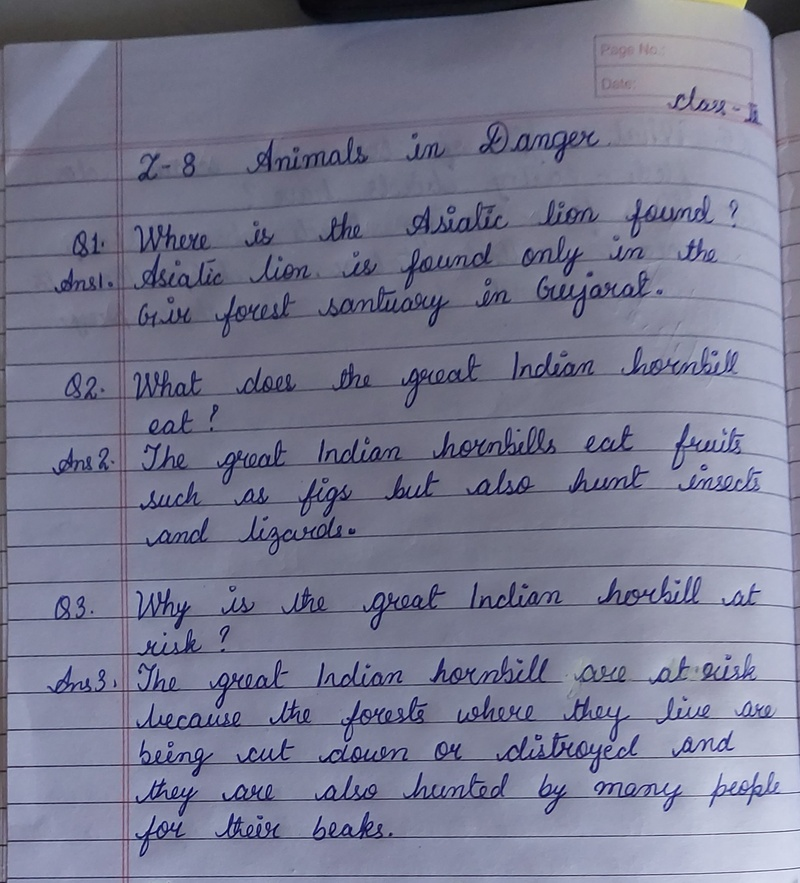
#> input picture backend/test_sheet.jpg, 800 x 883 px, shrunk from 2032 x 2243 before the run
$ python -i preprocessor.py   (imports and definitions only)
#> lines starting #> are read from the running program, lines starting #| are printed output that depends on the picture
import cv2
import numpy as np
from pathlib import Path


def preprocess_image(image_path: str) -> np.ndarray:
#> called with image_path = '../test_sheet.jpg'
    img = cv2.imread(image_path)
#> img is the input picture: shape (883, 800, 3); mean B, G, R 144.4, 121.8, 120.3
    gray = cv2.cvtColor(img, cv2.COLOR_BGR2GRAY)
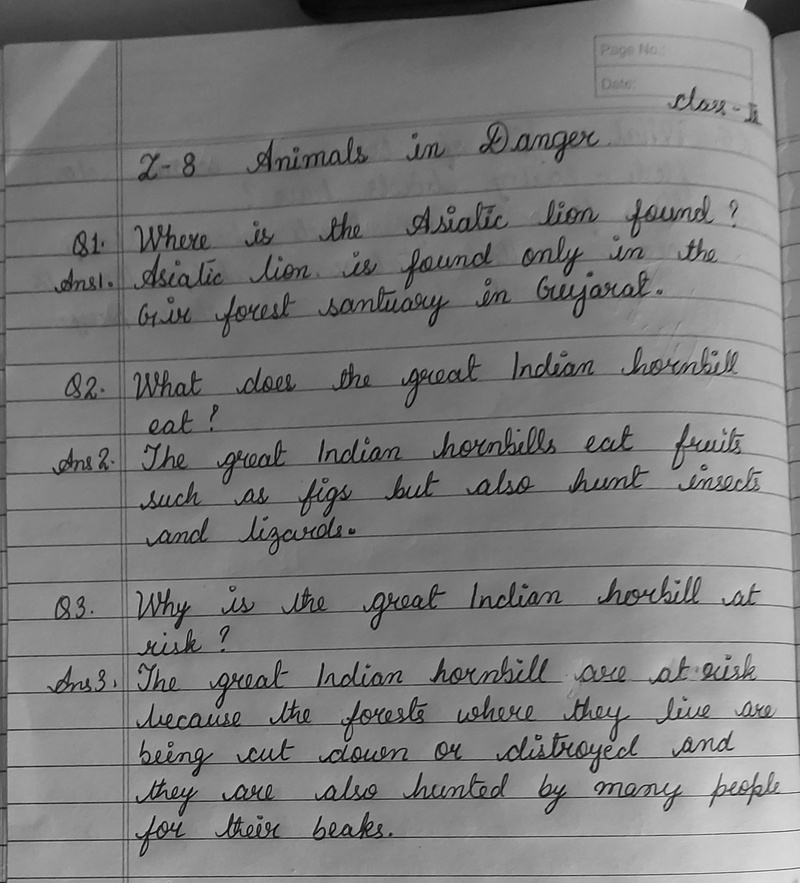
#> gray: shape (883, 800); min 1, max 243, mean 123.9
    denoised = cv2.fastNlMeansDenoising(gray, h=10)
    coords = np.column_stack(np.where(denoised > 0))
#> coords = 706400 pairs, first value 0 to 882, second value 0 to 799
    angle = cv2.minAreaRect(coords)[-1]
#> angle = -90
    if angle < -45:
        angle = 90 + angle
#> angle = 0
    if abs(angle) > 0.5:
        (h, w) = denoised.shape
        center = (w // 2, h // 2)
        M = cv2.getRotationMatrix2D(center, angle, 1.0)
        denoised = cv2.warpAffine(
            denoised, M, (w, h),
            flags=cv2.INTER_CUBIC,
            borderMode=cv2.BORDER_REPLICATE
        )
    thresh = cv2.adaptiveThreshold(
        denoised, 255,
        cv2.ADAPTIVE_THRESH_GAUSSIAN_C,
        cv2.THRESH_BINARY, 11, 2
    )
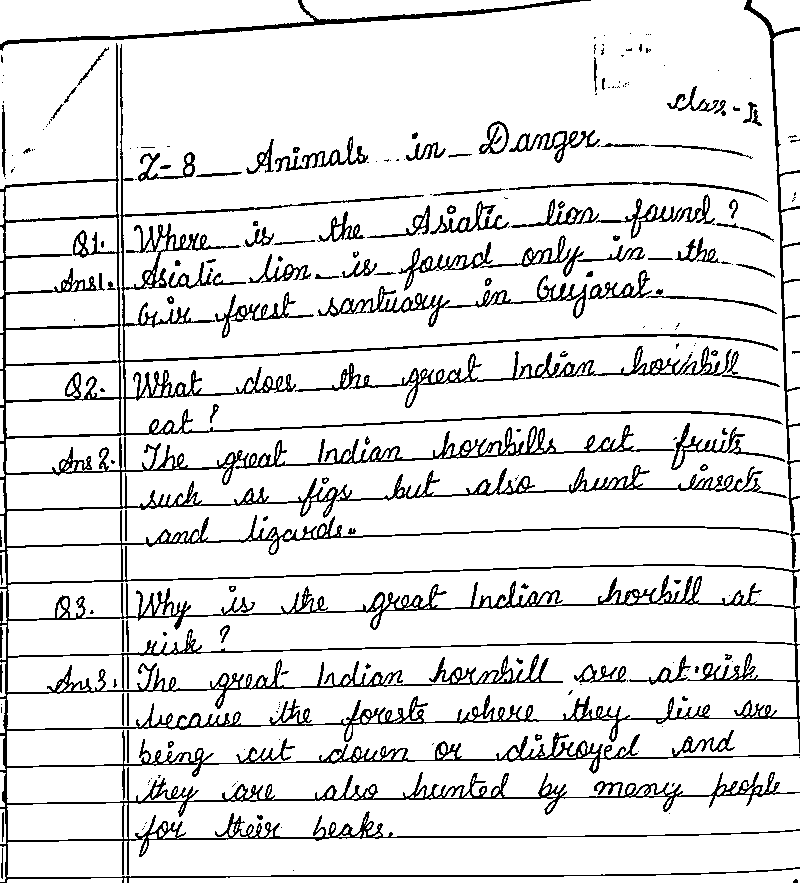
#> thresh: shape (883, 800); 88.6% white; black in thin lines or dots
    return thresh


def save_preprocessed(image_path: str, output_path: str) -> str:
    processed = preprocess_image(image_path)
    cv2.imwrite(output_path, processed)
    return output_path

>>> result = preprocess_image('../test_sheet.jpg')
